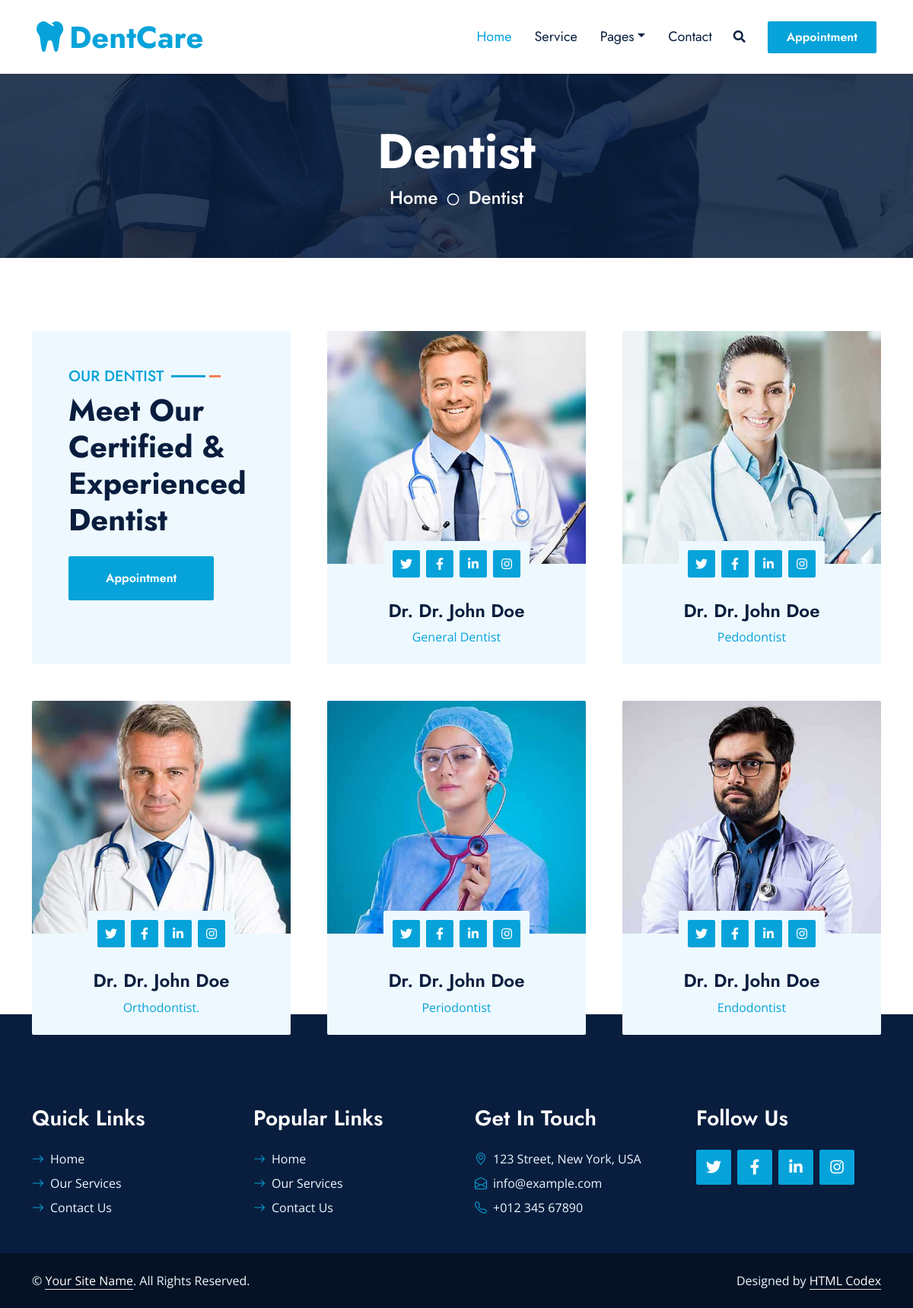
Page /dentists/ on the earlier database version.
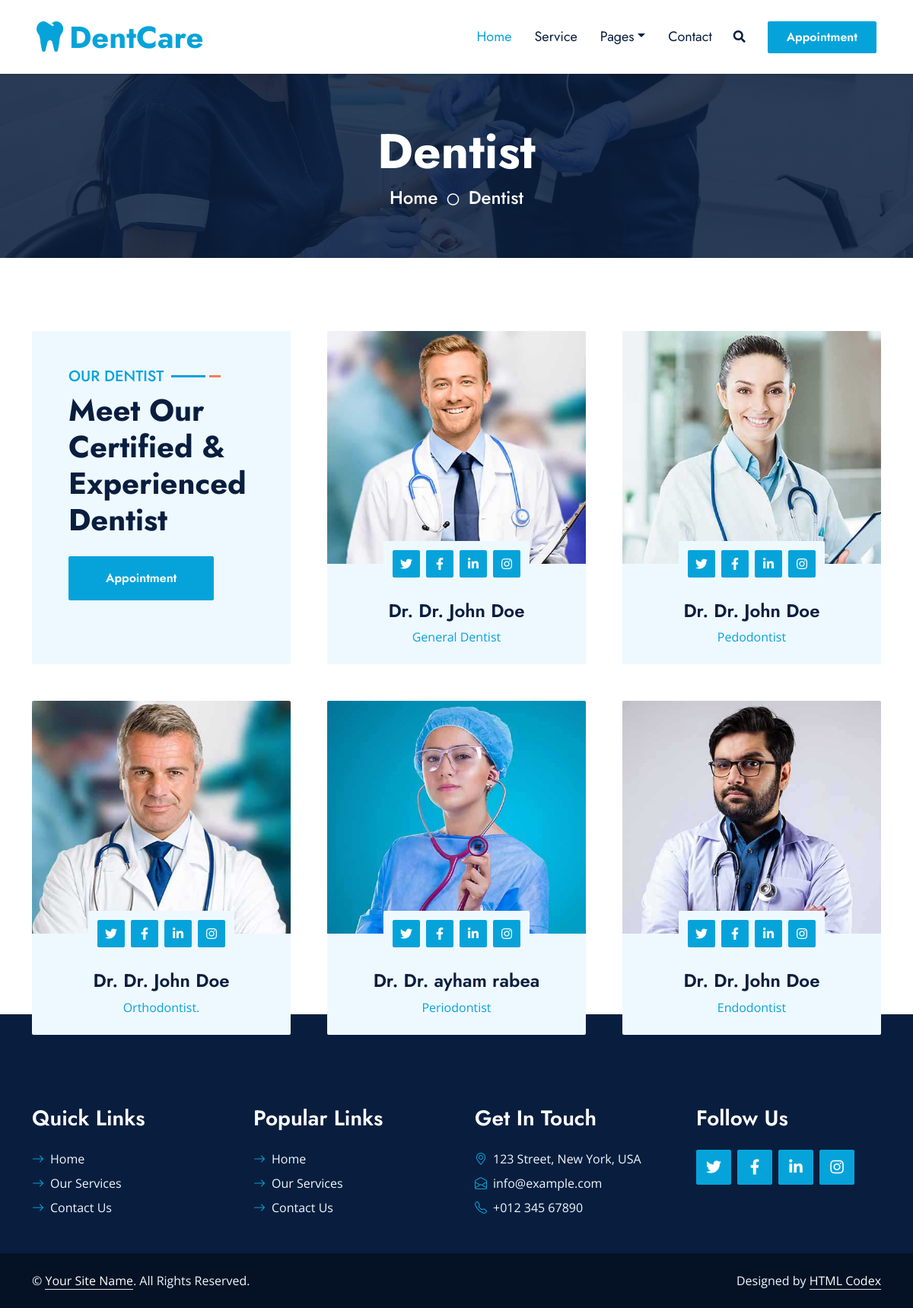
Same page on the later database version.
### dentist/models.py (models this page shows, shortened)
class doctor(models.Model):
    name = models.CharField(max_length=50)
    image = models.ImageField(upload_to='doctors')
    specialist = models.CharField(max_length=60,choices=group)
    experiencce = models.IntegerField()
    about_me = models.TextField(max_length=250)
    add_at = models.DateField( auto_now_add=True)
    facebook = models.URLField(max_length=200)
    instagram = models.URLField(max_length=200)
    linkedin = models.URLField(max_length=200)
    twitter = models.URLField(max_length=200)
    class Meta:
        verbose_name = 'doctor'
        verbose_name_plural = 'doctors'

### dentist/views.py (the view)
# urls.py: path('',views.mydoctor.as_view(),name='mydoctor'),
class mydoctor(ListView):
    model = doctor
    context_object_name = 'doctors'
    template_name='our_doctors.html'

### dentist/templates/our_doctors.html
{% extends 'base.html' %}
{% load static %}
{% block body %}
    <div class="container-fluid bg-primary py-5 hero-header mb-5">
        <div class="row py-3">
            <div class="col-12 text-center">
                <h1 class="display-3 text-white animated zoomIn">Dentist</h1>
                <a href="" class="h4 text-white">Home</a>
                <i class="far fa-circle text-white px-2"></i>
                <a href="" class="h4 text-white">Dentist</a>
            </div>
        </div>
    </div>
    <div class="container-fluid py-5">
        <div class="container">
            <div class="row g-5">
                <div class="col-lg-4 wow slideInUp" data-wow-delay="0.1s">
                    <div class="section-title bg-light rounded h-100 p-5">
                        <h5 class="position-relative d-inline-block text-primary text-uppercase">Our Dentist</h5>
                        <h1 class="display-6 mb-4">Meet Our Certified & Experienced Dentist</h1>
                        <a href="appointment.html" class="btn btn-primary py-3 px-5">Appointment</a>
                    </div>
                </div>
                {% for doctor in doctors %}
                    <div class="col-lg-4 wow slideInUp" data-wow-delay="0.3s">
                        <div class="team-item">
                            <div class="position-relative rounded-top" style="z-index: 1;">
                                <img class="img-fluid rounded-top w-100" src="{{doctor.image.url}}" alt="">
                                <div class="position-absolute top-100 start-50 translate-middle bg-light rounded p-2 d-flex">
                                    <a class="btn btn-primary btn-square m-1" href="{{doctor.twitter}}"><i class="fab fa-twitter fw-normal"></i></a>
                                    <a class="btn btn-primary btn-square m-1" href="{{doctor.facebook}}"><i class="fab fa-facebook-f fw-normal"></i></a>
                                    <a class="btn btn-primary btn-square m-1" href="{{doctor.linkedin}}"><i class="fab fa-linkedin-in fw-normal"></i></a>
                                    <a class="btn btn-primary btn-square m-1" href="{{doctor.instagram}}"><i class="fab fa-instagram fw-normal"></i></a>
                                </div>
                            </div>
                            <div class="team-text position-relative bg-light text-center rounded-bottom p-4 pt-5">
                                <a href="{% url 'doctor_detail' doctor.id %}"><h4 class="mb-2">Dr. {{doctor.name}}</h4></a>
                                <p class="text-primary mb-0">{{doctor.specialist}}</p>
                            </div>
                        </div>
                    </div>
                {% endfor %}
            </div>
        </div>
    </div>
{% endblock body %}

Differences in the rows shown:
changed doctor "Periodontist": name "Dr. John Doe" → "Dr. ayham rabea"
